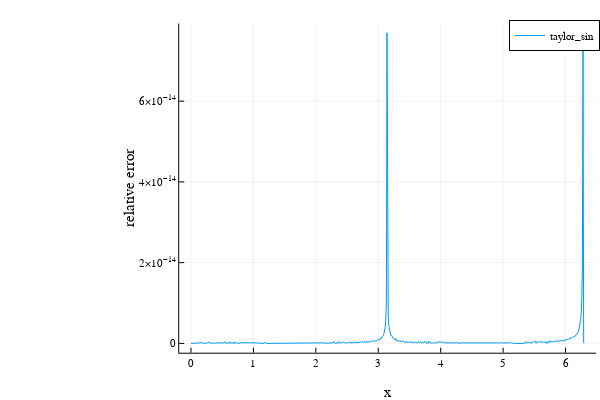

Source (notebook cell):
### Code cell
# Błąd względny obliczania sinusa szeregiem Taylora na przedziale (0, 6.3)
plot(OX, res_taylor, xguide = "x", yguide = "relative error", label = "taylor_sin")

### Figure 1 — Plotly figure (JSON) as saved in the notebook; plotly's stock layout.template omitted (floating-point values rounded to 4 significant figures; data arrays with more than 128 entries replaced by an {"elided": "..."} marker saying what was removed)
{"data": [{"colorbar": {"title": ""}, "legendgroup": "taylor_sin", "line": {"color": "rgba(0, 154, 250, 1.000)", "dash": "solid", "shape": "linear", "width": 1}, "mode": "lines", "name": "taylor_sin", "showlegend": true, "type": "scatter", "x": {"elided": "631 float values"}, "xaxis": "x", "y": {"elided": "631 float values"}, "yaxis": "y", "zmax": null, "zmin": null}], "layout": {"annotations": [], "height": 400, "legend": {"bgcolor": "rgba(255, 255, 255, 1.000)", "bordercolor": "rgba(0, 0, 0, 1.000)", "borderwidth": 1, "font": {"color": "rgba(0, 0, 0, 1.000)", "family": "sans-serif", "size": 11}, "tracegroupgap": 0, "traceorder": "normal", "x": 1, "xanchor": "auto", "y": 1, "yanchor": "auto"}, "margin": {"b": 20, "l": 0, "r": 0, "t": 20}, "paper_bgcolor": "rgba(255, 255, 255, 1.000)", "plot_bgcolor": "rgba(255, 255, 255, 1.000)", "showlegend": true, "width": 600, "xaxis": {"anchor": "y", "domain": [0.2987, 0.9934], "gridcolor": "rgba(0, 0, 0, 0.100)", "gridwidth": 0.5, "linecolor": "rgba(0, 0, 0, 1.000)", "mirror": false, "range": [-0.189, 6.489], "showgrid": true, "showline": true, "showticklabels": true, "tickangle": 0, "tickcolor": "rgb(0, 0, 0)", "tickfont": {"color": "rgba(0, 0, 0, 1.000)", "family": "sans-serif", "size": 11}, "tickmode": "array", "ticks": "inside", "ticktext": ["0", "1", "2", "3", "4", "5", "6"], "tickvals": [0, 1, 2, 3, 4, 5, 6], "title": "x", "titlefont": {"color": "rgba(0, 0, 0, 1.000)", "family": "sans-serif", "size": 15}, "type": "-", "visible": true, "zeroline": false, "zerolinecolor": "rgba(0, 0, 0, 1.000)"}, "yaxis": {"anchor": "x", "domain": [0.07581, 0.9902], "gridcolor": "rgba(0, 0, 0, 0.100)", "gridwidth": 0.5, "linecolor": "rgba(0, 0, 0, 1.000)", "mirror": false, "range": [-2.308e-15, 7.923e-14], "showgrid": true, "showline": true, "showticklabels": true, "tickangle": 0, "tickcolor": "rgb(0, 0, 0)", "tickfont": {"color": "rgba(0, 0, 0, 1.000)", "family": "sans-serif", "size": 11}, "tickmode": "array", "ticks": "inside", "ticktext": ["0", "2×10<sup>−14</sup>", "4×10<sup>−14</sup>", "6×10<sup>−14</sup>"], "tickvals": [0, 2e-14, 4e-14, 6e-14], "title": "relative error", "titlefont": {"color": "rgba(0, 0, 0, 1.000)", "family": "sans-serif", "size": 15}, "type": "-", "visible": true, "zeroline": false, "zerolinecolor": "rgba(0, 0, 0, 1.000)"}}}
